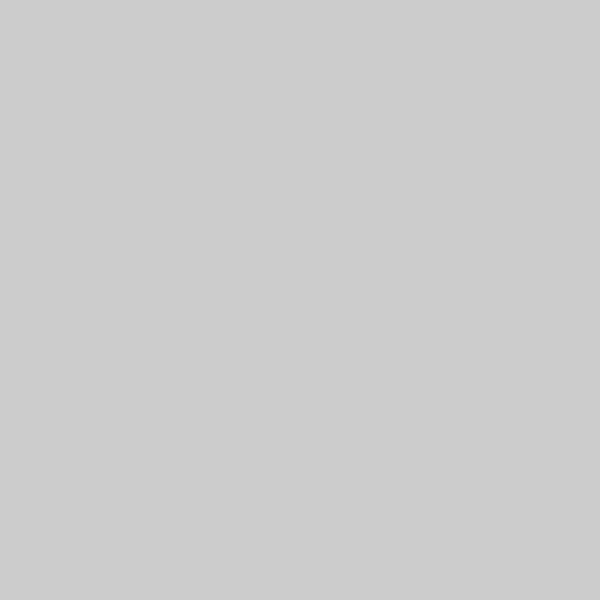
Frame 1 (no input)
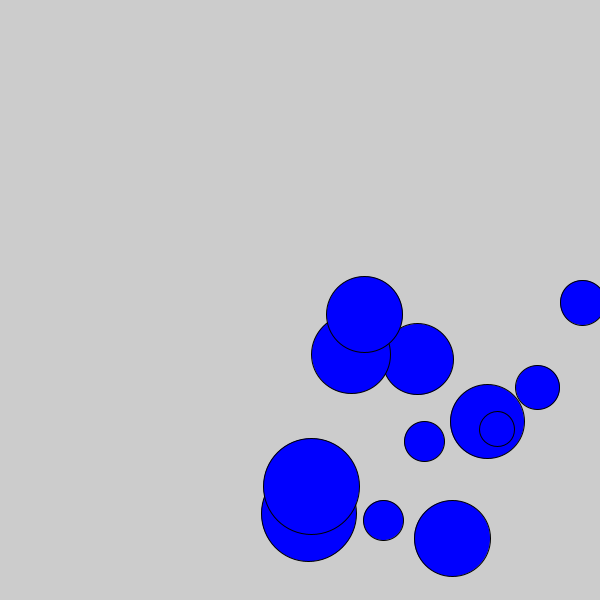
Frame 60 (the mouse pressed at the canvas centre just before this capture)
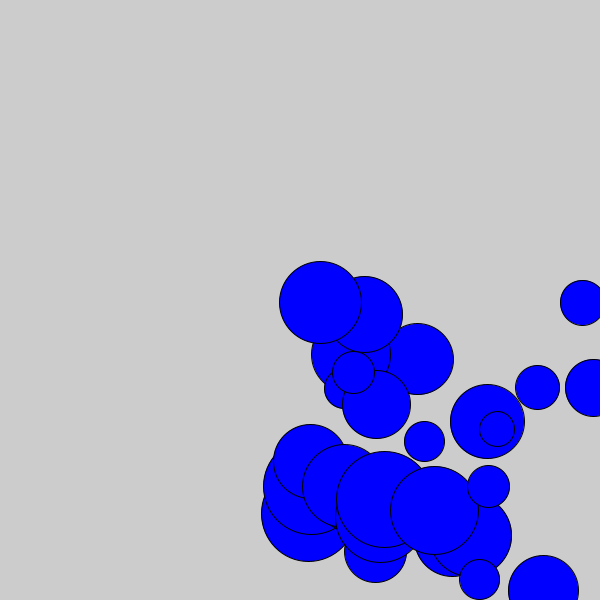
Frame 120 (the mouse held since frame 60 and released just before this capture)

The Processing sketch that drew these frames (run headless with seeded random() and noise(); from frame 60 on, the mouse is pressed at the canvas centre):

// Processing sketch: Random_Quadrants
// ── Random_Quadrants.pde
float x;
float y;
int size;
float r;
float g;
float b;
// rgb is the coloring which is a variable because we want the different colors to go into a different corner which makes it vary

void setup() {
  size (600, 600);
  
}

void draw () {
  x = random(600);
  y = random (600);
  size = (int) random (30, 100);
  
  if (x < 300) {
    r = 150;
    g = 150;
    b = 0;
    
  }
  if (y < 300) {
    r = 255;
    g = 0;
    b = 0;
    
  }else {
    r = 0;
    g = 80;
    b = 50;
    
  }
  if (y > 300) {
    r = 255;
    g = 0;
    b = 0;
    
  }else {
    r = 100;
    g = 100;
    b = 255;
  
  }
  if (y > 300 && x > 300) {
    r = 0;
    g = 0;
    b = 255;
    
    if (y < 300 && x < 300) {
      r = 100;
      g = 100;
      b = 0;
      
    }
    fill (r, g, b);
    circle (x, y, size);
  }
}
// here i have to assign the variable in order for the variable of the colors to be put into a system
